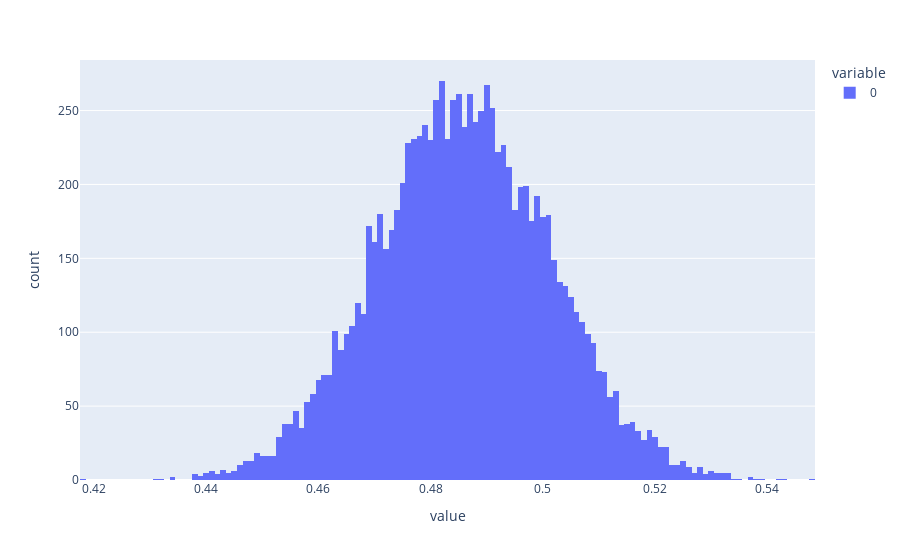

The notebook cell saved with this chart:
### Markdown cell above
### ✏️ Aufgabe 2
Wiederholen Sie Aufgabe 1, nur dass Sie stattdessen von einer zufälligen Stichprobe von 1000 Personen ausgehen. Wie verändert sich die Verteilung?

### 💡 Lösung Aufgabe 2

### Code cell
cdc1000 = cdc.sample(1000, random_state=42)
n_boot = 10000
samples = []
for k in range(n_boot):
    # Berechnung des Anteils (allgemein: des Parameters, den man schätzen möchte)
    samples.append(cdc1000.sample(1000, replace=True)["smoke100"].mean())
    
samples = pd.Series(samples)
print(f"95% Konfidenzintervall: [{samples.quantile(0.025)}, {samples.quantile(0.975)}]")
px.histogram(samples)

### Figure 1 — Plotly figure (JSON) as saved in the notebook; plotly's stock layout.template omitted (floating-point values rounded to 4 significant figures; data arrays with more than 128 entries replaced by an {"elided": "..."} marker saying what was removed)
{"data": [{"alignmentgroup": "True", "bingroup": "x", "hovertemplate": "variable=0<br>value=%{x}<br>count=%{y}<extra></extra>", "legendgroup": "0", "marker": {"color": "#636efa", "pattern": {"shape": ""}}, "name": "0", "offsetgroup": "0", "orientation": "v", "showlegend": true, "type": "histogram", "x": {"elided": "10000 float values"}, "xaxis": "x", "yaxis": "y"}], "layout": {"autosize": true, "barmode": "relative", "legend": {"title": {"text": "variable"}, "tracegroupgap": 0}, "margin": {"t": 60}, "xaxis": {"anchor": "y", "autorange": true, "domain": [0, 1], "range": [0.4175, 0.5485], "title": {"text": "value"}, "type": "linear"}, "yaxis": {"anchor": "x", "autorange": true, "domain": [0, 1], "range": [0, 284.2], "title": {"text": "count"}}}}
